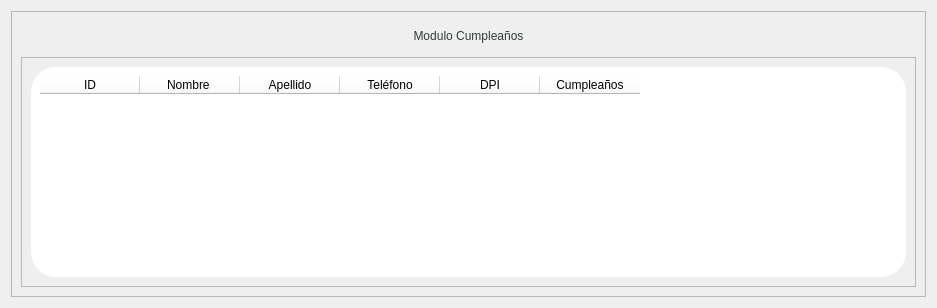
            <widget class="QWidget" name="page_cumple">
             <layout class="QVBoxLayout" name="verticalLayout_36">
              <item>
               <widget class="QFrame" name="frame_84">
                <property name="minimumSize">
                 <size>
                  <width>915</width>
                  <height>0</height>
                 </size>
                </property>
                <property name="frameShape">
                 <enum>QFrame::StyledPanel</enum>
                </property>
                <property name="frameShadow">
                 <enum>QFrame::Raised</enum>
                </property>
                <layout class="QVBoxLayout" name="verticalLayout_35">
                 <item>
                  <widget class="QLabel" name="label_50">
                   <property name="minimumSize">
                    <size>
                     <width>0</width>
                     <height>30</height>
                    </size>
                   </property>
                   <property name="maximumSize">
                    <size>
                     <width>16777215</width>
                     <height>30</height>
                    </size>
                   </property>
                   <property name="styleSheet">
                    <string notr="true">color: rgb(48, 60, 52);
font: bold 15pt &quot;Nunito&quot;;</string>
                   </property>
                   <property name="text">
                    <string>Modulo Cumpleaños</string>
                   </property>
                   <property name="alignment">
                    <set>Qt::AlignCenter</set>
                   </property>
                  </widget>
                 </item>
                 <item>
                  <widget class="QFrame" name="frame_159">
                   <property name="frameShape">
                    <enum>QFrame::StyledPanel</enum>
                   </property>
                   <property name="frameShadow">
                    <enum>QFrame::Raised</enum>
                   </property>
                   <layout class="QHBoxLayout" name="horizontalLayout_102">
                    <item>
                     <widget class="QFrame" name="frame_160">
                      <property name="styleSheet">
                       <string notr="true">border-top-left-radius:25px;
border-top-right-radius:25px;
border-bottom-left-radius:25px;
border-bottom-right-radius:25px;
background-color: rgb(255, 255, 255);</string>
                      </property>
                      <property name="frameShape">
                       <enum>QFrame::StyledPanel</enum>
                      </property>
                      <property name="frameShadow">
                       <enum>QFrame::Raised</enum>
                      </property>
                      <layout class="QVBoxLayout" name="verticalLayout_55">
                       <item>
                        <widget class="QTableWidget" name="bd_pacientes_cumple">
                         <property name="styleSheet">
                          <string notr="true">font: bold 9pt &quot;Nunito&quot;;</string>
                         </property>
                         <property name="lineWidth">
                          <number>1</number>
                         </property>
                         <attribute name="verticalHeaderVisible">
                          <bool>false</bool>
                         </attribute>
                         <column>
                          <property name="text">
                           <string>ID</string>
                          </property>
                         </column>
                         <column>
                          <property name="text">
                           <string>Nombre </string>
                          </property>
                         </column>
                         <column>
                          <property name="text">
                           <string>Apellido</string>
                          </property>
                         </column>
                         <column>
                          <property name="text">
                           <string>Teléfono</string>
                          </property>
                         </column>
                         <column>
                          <property name="text">
                           <string>DPI</string>
                          </property>
                         </column>
                         <column>
                          <property name="text">
                           <string>Cumpleaños</string>
                          </property>
                         </column>
                        </widget>
                       </item>
                      </layout>
                     </widget>
                    </item>
                   </layout>
                  </widget>
                 </item>
                </layout>
               </widget>
              </item>
             </layout>
            </widget>
